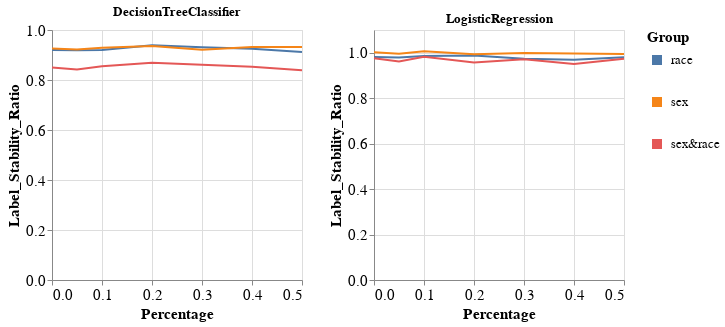

Notebook code for this chart:
### Markdown cell above
### Specific group metric per dataset, experiment iteration, and multiple models

### Code cell
visualizer.create_groups_grid_pct_lines_per_model_plot(group_metric='Label_Stability_Ratio',
                                                       target_preprocessing_technique=PREPROCESSING_TECHNIQUES[0],
                                                       model_names=MODEL_NAMES[:2])

### Figure 1 — Vega-Lite specification as saved in the notebook (floating-point values rounded to 4 significant figures)
{"config": {"view": {"continuousWidth": 400, "continuousHeight": 300}, "axis": {"labelFontSize": 15, "titleFontSize": 15}, "legend": {"labelFontSize": 13, "symbolStrokeWidth": 10, "titleFontSize": 15}}, "vconcat": [{"hconcat": [{"mark": "line", "encoding": {"color": {"field": "Group", "type": "nominal"}, "x": {"field": "Percentage", "type": "quantitative"}, "y": {"field": "Metric_Value", "title": "Label_Stability_Ratio", "type": "quantitative"}}, "height": 250, "title": "DecisionTreeClassifier", "width": 250}, {"data": {"name": "data-bb60ecaa39f5b962dd7d71631aae29ad"}, "mark": "line", "encoding": {"color": {"field": "Group", "type": "nominal"}, "x": {"field": "Percentage", "type": "quantitative"}, "y": {"field": "Metric_Value", "title": "Label_Stability_Ratio", "type": "quantitative"}}, "height": 250, "title": "LogisticRegression", "width": 250}]}], "data": {"name": "data-1faaf3886db8fe7adbc2281ef1fc00d9"}, "$schema": "https://vega.github.io/schema/vega-lite/v4.17.0.json", "datasets": {"data-1faaf3886db8fe7adbc2281ef1fc00d9": [{"Model_Name": "DecisionTreeClassifier", "Metric": "Label_Stability_Ratio", "Group": "race", "Metric_Value": 0.9197, "Percentage": 0.0}, {"Model_Name": "DecisionTreeClassifier", "Metric": "Label_Stability_Ratio", "Group": "sex", "Metric_Value": 0.9263, "Percentage": 0.0}, {"Model_Name": "DecisionTreeClassifier", "Metric": "Label_Stability_Ratio", "Group": "sex&race", "Metric_Value": 0.85, "Percentage": 0.0}, {"Model_Name": "DecisionTreeClassifier", "Metric": "Label_Stability_Ratio", "Group": "race", "Metric_Value": 0.9187, "Percentage": 0.05}, {"Model_Name": "DecisionTreeClassifier", "Metric": "Label_Stability_Ratio", "Group": "sex", "Metric_Value": 0.9223, "Percentage": 0.05}, {"Model_Name": "DecisionTreeClassifier", "Metric": "Label_Stability_Ratio", "Group": "sex&race", "Metric_Value": 0.8424, "Percentage": 0.05}, {"Model_Name": "DecisionTreeClassifier", "Metric": "Label_Stability_Ratio", "Group": "race", "Metric_Value": 0.92, "Percentage": 0.1}, {"Model_Name": "DecisionTreeClassifier", "Metric": "Label_Stability_Ratio", "Group": "sex", "Metric_Value": 0.929, "Percentage": 0.1}, {"Model_Name": "DecisionTreeClassifier", "Metric": "Label_Stability_Ratio", "Group": "sex&race", "Metric_Value": 0.8545, "Percentage": 0.1}, {"Model_Name": "DecisionTreeClassifier", "Metric": "Label_Stability_Ratio", "Group": "race", "Metric_Value": 0.9393, "Percentage": 0.2}, {"Model_Name": "DecisionTreeClassifier", "Metric": "Label_Stability_Ratio", "Group": "sex", "Metric_Value": 0.9361, "Percentage": 0.2}, {"Model_Name": "DecisionTreeClassifier", "Metric": "Label_Stability_Ratio", "Group": "sex&race", "Metric_Value": 0.8691, "Percentage": 0.2}, {"Model_Name": "DecisionTreeClassifier", "Metric": "Label_Stability_Ratio", "Group": "race", "Metric_Value": 0.9309, "Percentage": 0.3}, {"Model_Name": "DecisionTreeClassifier", "Metric": "Label_Stability_Ratio", "Group": "sex", "Metric_Value": 0.9209, "Percentage": 0.3}, {"Model_Name": "DecisionTreeClassifier", "Metric": "Label_Stability_Ratio", "Group": "sex&race", "Metric_Value": 0.8611, "Percentage": 0.3}, {"Model_Name": "DecisionTreeClassifier", "Metric": "Label_Stability_Ratio", "Group": "race", "Metric_Value": 0.9247, "Percentage": 0.4}, {"Model_Name": "DecisionTreeClassifier", "Metric": "Label_Stability_Ratio", "Group": "sex", "Metric_Value": 0.9319, "Percentage": 0.4}, {"Model_Name": "DecisionTreeClassifier", "Metric": "Label_Stability_Ratio", "Group": "sex&race", "Metric_Value": 0.8529, "Percentage": 0.4}, {"Model_Name": "DecisionTreeClassifier", "Metric": "Label_Stability_Ratio", "Group": "race", "Metric_Value": 0.912, "Percentage": 0.5}, {"Model_Name": "DecisionTreeClassifier", "Metric": "Label_Stability_Ratio", "Group": "sex", "Metric_Value": 0.9317, "Percentage": 0.5}, {"Model_Name": "DecisionTreeClassifier", "Metric": "Label_Stability_Ratio", "Group": "sex&race", "Metric_Value": 0.8393, "Percentage": 0.5}], "data-bb60ecaa39f5b962dd7d71631aae29ad": [{"Model_Name": "LogisticRegression", "Metric": "Label_Stability_Ratio", "Group": "race", "Metric_Value": 0.9808, "Percentage": 0.0}, {"Model_Name": "LogisticRegression", "Metric": "Label_Stability_Ratio", "Group": "sex", "Metric_Value": 1.002, "Percentage": 0.0}, {"Model_Name": "LogisticRegression", "Metric": "Label_Stability_Ratio", "Group": "sex&race", "Metric_Value": 0.9761, "Percentage": 0.0}, {"Model_Name": "LogisticRegression", "Metric": "Label_Stability_Ratio", "Group": "race", "Metric_Value": 0.9793, "Percentage": 0.05}, {"Model_Name": "LogisticRegression", "Metric": "Label_Stability_Ratio", "Group": "sex", "Metric_Value": 0.9959, "Percentage": 0.05}, {"Model_Name": "LogisticRegression", "Metric": "Label_Stability_Ratio", "Group": "sex&race", "Metric_Value": 0.9617, "Percentage": 0.05}, {"Model_Name": "LogisticRegression", "Metric": "Label_Stability_Ratio", "Group": "race", "Metric_Value": 0.9852, "Percentage": 0.1}, {"Model_Name": "LogisticRegression", "Metric": "Label_Stability_Ratio", "Group": "sex", "Metric_Value": 1.006, "Percentage": 0.1}, {"Model_Name": "LogisticRegression", "Metric": "Label_Stability_Ratio", "Group": "sex&race", "Metric_Value": 0.9819, "Percentage": 0.1}, {"Model_Name": "LogisticRegression", "Metric": "Label_Stability_Ratio", "Group": "race", "Metric_Value": 0.9873, "Percentage": 0.2}, {"Model_Name": "LogisticRegression", "Metric": "Label_Stability_Ratio", "Group": "sex", "Metric_Value": 0.9938, "Percentage": 0.2}, {"Model_Name": "LogisticRegression", "Metric": "Label_Stability_Ratio", "Group": "sex&race", "Metric_Value": 0.9573, "Percentage": 0.2}, {"Model_Name": "LogisticRegression", "Metric": "Label_Stability_Ratio", "Group": "race", "Metric_Value": 0.9732, "Percentage": 0.3}, {"Model_Name": "LogisticRegression", "Metric": "Label_Stability_Ratio", "Group": "sex", "Metric_Value": 0.9992, "Percentage": 0.3}, {"Model_Name": "LogisticRegression", "Metric": "Label_Stability_Ratio", "Group": "sex&race", "Metric_Value": 0.9711, "Percentage": 0.3}, {"Model_Name": "LogisticRegression", "Metric": "Label_Stability_Ratio", "Group": "race", "Metric_Value": 0.9693, "Percentage": 0.4}, {"Model_Name": "LogisticRegression", "Metric": "Label_Stability_Ratio", "Group": "sex", "Metric_Value": 0.9971, "Percentage": 0.4}, {"Model_Name": "LogisticRegression", "Metric": "Label_Stability_Ratio", "Group": "sex&race", "Metric_Value": 0.9505, "Percentage": 0.4}, {"Model_Name": "LogisticRegression", "Metric": "Label_Stability_Ratio", "Group": "race", "Metric_Value": 0.9798, "Percentage": 0.5}, {"Model_Name": "LogisticRegression", "Metric": "Label_Stability_Ratio", "Group": "sex", "Metric_Value": 0.9942, "Percentage": 0.5}, {"Model_Name": "LogisticRegression", "Metric": "Label_Stability_Ratio", "Group": "sex&race", "Metric_Value": 0.9732, "Percentage": 0.5}]}}
